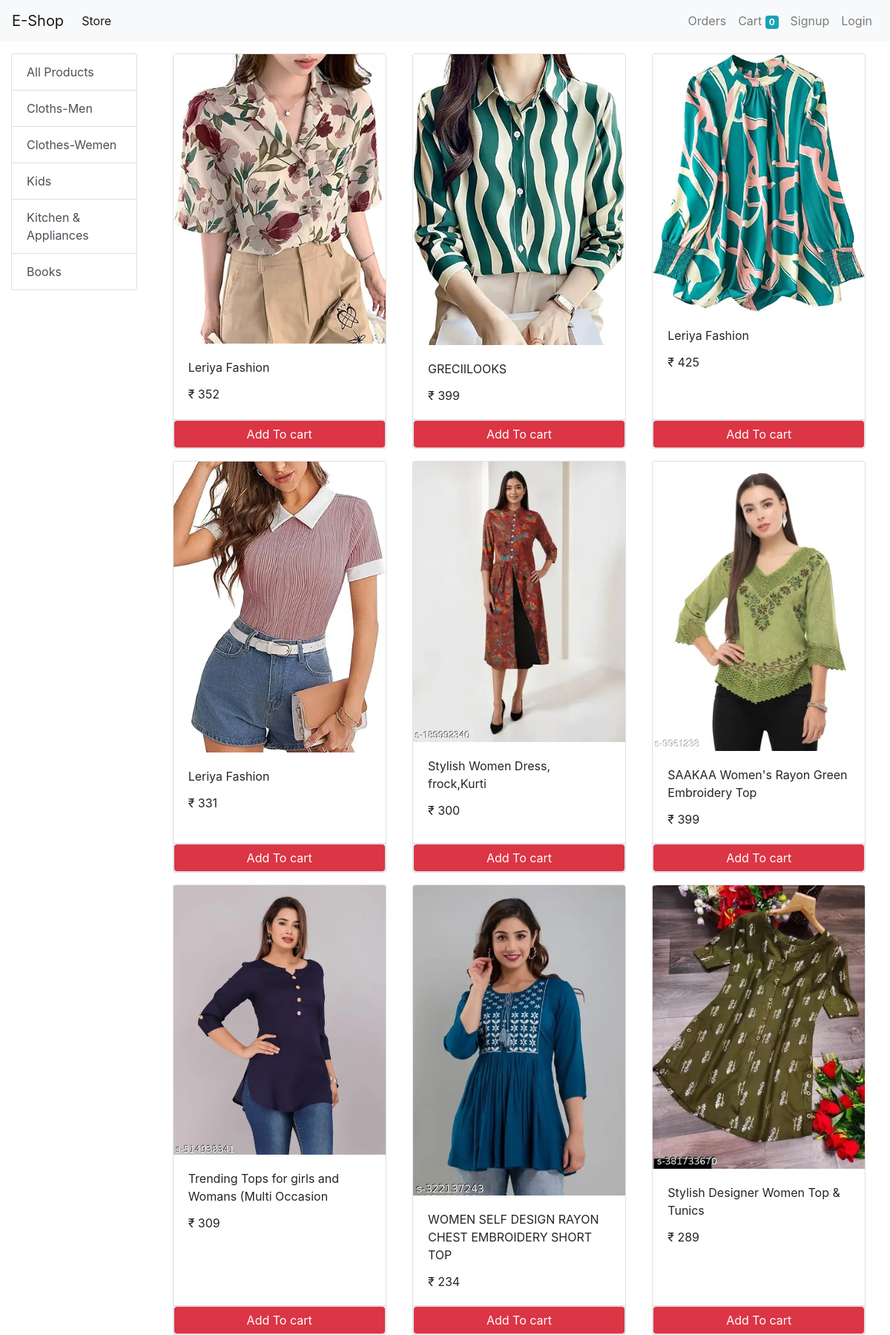
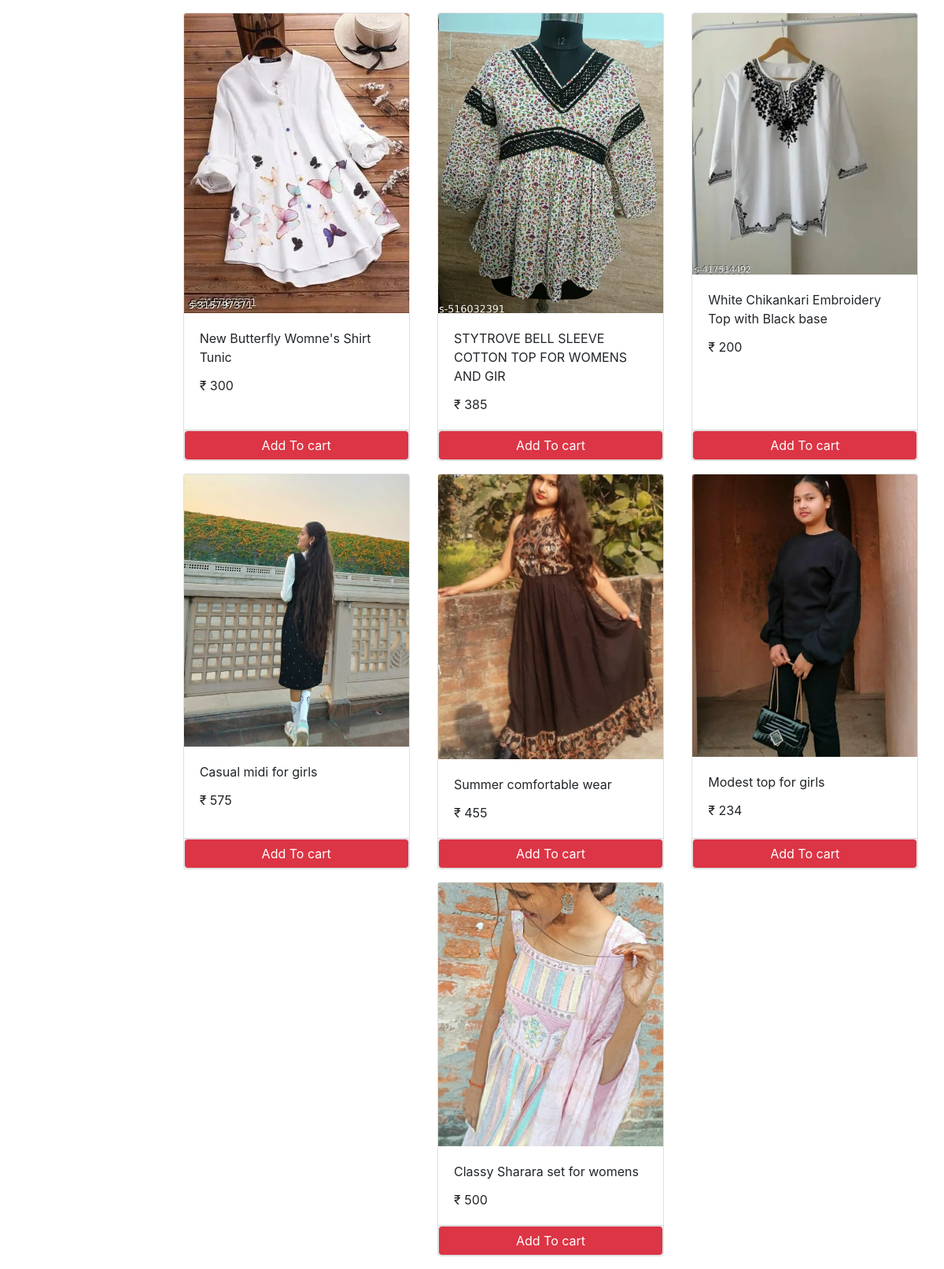
Screenshot of /?category=3 with the database file from the repository (2 pictures, top to bottom).
### store/models/category.py (models this page shows, shortened)
class Category(models.Model):
     name = models.CharField(max_length=20)
     @staticmethod
     def get_all_categories():
          return Category.objects.all()

### store/models/product.py (models this page shows, shortened)
class Product(models.Model):
    name = models.CharField(max_length=50)
    price = models.IntegerField(default=0)
    category = models.ForeignKey(Category , on_delete=models.CASCADE , default=1)
    description = models.CharField(max_length=200, default='', null=True, blank=True)
    image = models.ImageField(upload_to='products/', default='')
    @staticmethod
    def get_all_products_by_categaoryid(category_id):
        if category_id:
            return Product.objects.filter(category = category_id)
        else:
            return Product.get_all_products()

### store/views.py (the view, shortened to what this page needs)
# urls.py: path('', Index.as_view() , name='homepage'),
class Index(View):
    def get(self, request):
        cart = request.session.get("cart")
        if not cart:
            request.session.cart = {}
        products = None
        categories = Category.get_all_categories()
        categoryID = request.GET.get("category")
        if categoryID:
            products = Product.get_all_products_by_categaoryid(categoryID)
        else:
            products = Product.get_all_products()
        data = {}
        data["products"] = products
        data["categories"] = categories
        print("you are", request.session.get("email"))
        return render(request, "index.html", data)

### store/templatetags/cart.py (called while the page is built)
@register.filter(name='is_in_cart')
def is_in_cart(product , cart):
    keys = cart.keys()
    for id in cart:
        if int(id) == product.id:
            return True
    return False

### store/templates/index.html (shortened to what this page needs)
{% extends 'base.html' %}
{% block content %}
  {% load cart %}
  <div class="container-fluid mt-3">
    <div class="row">
      <div class="col-lg-2 mx-auto">
        <div class="list-group">
          <a href="/" class="list-group-item list-group-item-action">All Products</a>
          {% for category in categories %}
            <a href="/?category={{ category.id }}" class="list-group-item list-group-item-action">{{ category.name }}</a>
          {% endfor %}
        </div>
      </div>
      <div id="products" class="col-lg-10 mx-auto">
        <div class="row mx-auto">
          {% for product in products %}
            <div class="card mx-auto mb-3" id={{product.id}} style="width: 18rem;">
              <img class="card-img-top" src="{{ product.image.url }}" alt="Card image cap" />
              <div class="card-body">
                <p class="card-title">{{ product.name }}</p>
                <p class="card-text"> ₹ {{ product.price }}</p>
              </div>
              <div class="card-footer p-0 no-gutters">
                {% if product|is_in_cart:request.session.cart %}
                  <div class="row no-gutters">
                    <form action="/#{{product.id}}" method="POST" class="col-2">
                      {% csrf_token %}
                      <input type="text" hidden name="product" value="{{ product.id }}" />
                      <input type="text" hidden name="remove" value=" True " />
                      <input type="submit" value=" - " class="btn btn-block btn-secondary" />
                    </form>
                    <div class="text-center col">{{ product|cart_quantity:request.session.cart }}
                      in Cart</div>
                    <form action="/#{{product.id}}" method="POST" class="col-2">
                      {% csrf_token %}
                      <input type="text" hidden name="product" value="{{ product.id }}" />
                      <input type="submit" value=" + " class="btn btn-block btn-secondary" />
                    </form>
                  </div>
                {% else %}
                  <form action="/#{{product.id}}" method="POST" class="btn-block">
                    <input type="submit" class="float-right btn-block btn btn-danger border form-control" value="Add To cart" />
                  </form>
                {% endif %}
              </div>
            </div>
          {% endfor %}
        </div>
      </div>
    </div>
  </div>
{% endblock %}

### rows the page displays
Category: name "Cloths-Men"
Category: name "Clothes-Wemen"
Category: name "Kids"
Category: name "Kitchen & Appliances"
Category: name "Books"
Product: image (picture), name "Leriya Fashion", price "352"
Product: image (picture), name "GRECIILOOKS", price "399"
Product: image (picture), name "Leriya Fashion", price "425"
Product: image (picture), name "Leriya Fashion", price "331"
Product: image (picture), name "Stylish Women Dress, frock,Kurti", price "300"
Product: image (picture), name "SAAKAA Women's Rayon Green Embroidery Top", price "399"
Product: image (picture), name "Trending Tops for girls and Womans (Multi Occasion", price "309"
Product: image (picture), name "WOMEN SELF DESIGN RAYON CHEST EMBROIDERY SHORT TOP", price "234"
Product: image (picture), name "Stylish Designer Women Top & Tunics", price "289"
Product: image (picture), name "New Butterfly Womne's Shirt Tunic", price "300"
Product: image (picture), name "STYTROVE BELL SLEEVE COTTON TOP FOR WOMENS AND GIR", price "385"
Product: image (picture), name "White Chikankari Embroidery Top with Black base", price "200"
Product: image (picture), name "Casual midi for girls", price "575"
Product: image (picture), name "Summer comfortable wear", price "455"
Product: image (picture), name "Modest top for girls", price "234"
Product: image (picture), name "Classy Sharara set for womens", price "500"

### other values shown
{{ request.session.cart.keys|length }} "0"
